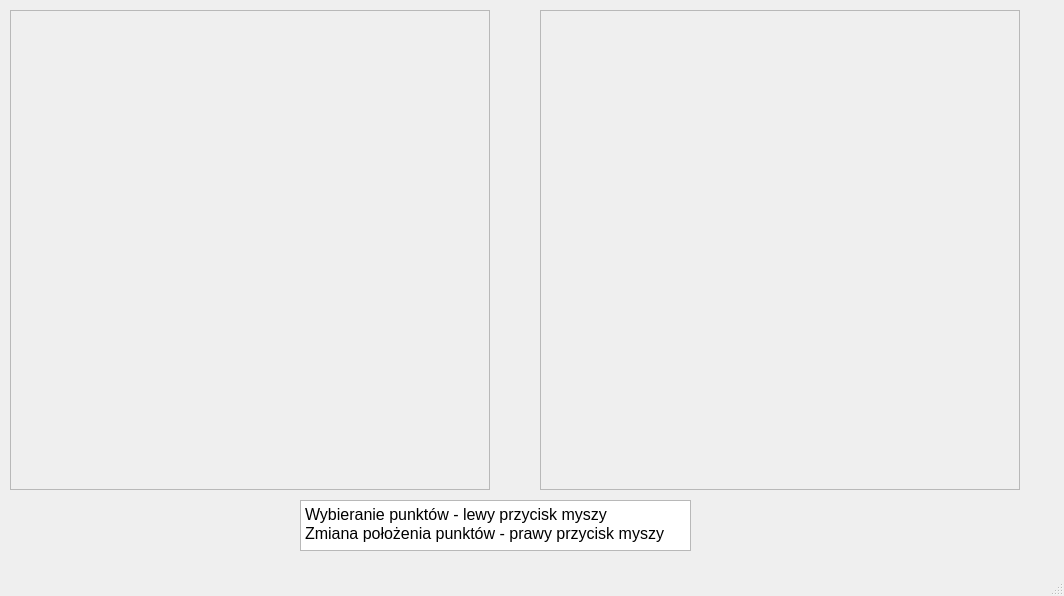
<?xml version="1.0" encoding="UTF-8"?>
<ui version="4.0">
 <class>MyWindow</class>
 <widget class="QMainWindow" name="MyWindow">
  <property name="geometry">
   <rect>
    <x>0</x>
    <y>0</y>
    <width>1064</width>
    <height>596</height>
   </rect>
  </property>
  <property name="windowTitle">
   <string>MyWindow</string>
  </property>
  <widget class="QWidget" name="centralWidget">
   <widget class="QFrame" name="rysujFrame">
    <property name="geometry">
     <rect>
      <x>10</x>
      <y>10</y>
      <width>480</width>
      <height>480</height>
     </rect>
    </property>
    <property name="frameShape">
     <enum>QFrame::StyledPanel</enum>
    </property>
    <property name="frameShadow">
     <enum>QFrame::Raised</enum>
    </property>
   </widget>
   <widget class="QFrame" name="rysujFrame_2">
    <property name="geometry">
     <rect>
      <x>540</x>
      <y>10</y>
      <width>480</width>
      <height>480</height>
     </rect>
    </property>
    <property name="frameShape">
     <enum>QFrame::StyledPanel</enum>
    </property>
    <property name="frameShadow">
     <enum>QFrame::Raised</enum>
    </property>
   </widget>
   <widget class="QTextEdit" name="textEdit">
    <property name="geometry">
     <rect>
      <x>300</x>
      <y>500</y>
      <width>391</width>
      <height>51</height>
     </rect>
    </property>
    <property name="readOnly">
     <bool>true</bool>
    </property>
    <property name="html">
     <string>&lt;!DOCTYPE HTML PUBLIC &quot;-//W3C//DTD HTML 4.0//EN&quot; &quot;http://www.w3.org/TR/REC-html40/strict.dtd&quot;&gt;
&lt;html&gt;&lt;head&gt;&lt;meta name=&quot;qrichtext&quot; content=&quot;1&quot; /&gt;&lt;style type=&quot;text/css&quot;&gt;
p, li { white-space: pre-wrap; }
&lt;/style&gt;&lt;/head&gt;&lt;body style=&quot; font-family:'MS Shell Dlg 2'; font-size:8.25pt; font-weight:400; font-style:normal;&quot;&gt;
&lt;p style=&quot; margin-top:0px; margin-bottom:0px; margin-left:0px; margin-right:0px; -qt-block-indent:0; text-indent:0px;&quot;&gt;&lt;span style=&quot; font-size:12pt;&quot;&gt;Wybieranie punktów - lewy przycisk myszy&lt;/span&gt;&lt;/p&gt;
&lt;p style=&quot; margin-top:0px; margin-bottom:0px; margin-left:0px; margin-right:0px; -qt-block-indent:0; text-indent:0px;&quot;&gt;&lt;span style=&quot; font-size:12pt;&quot;&gt;Zmiana położenia punktów - prawy przycisk myszy&lt;/span&gt;&lt;/p&gt;&lt;/body&gt;&lt;/html&gt;</string>
    </property>
   </widget>
  </widget>
  <widget class="QMenuBar" name="menuBar">
   <property name="geometry">
    <rect>
     <x>0</x>
     <y>0</y>
     <width>1064</width>
     <height>20</height>
    </rect>
   </property>
  </widget>
  <widget class="QStatusBar" name="statusBar"/>
 </widget>
 <layoutdefault spacing="6" margin="11"/>
 <resources/>
 <connections/>
</ui>
